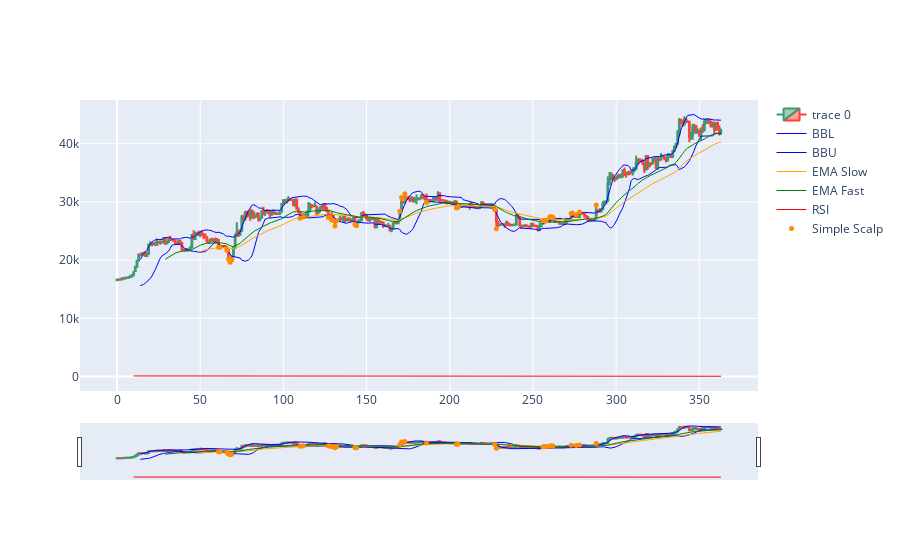

Notebook source saved alongside this figure:
### Markdown cell above
### Plot the Graph

### Code cell
partition = df

fig = go.Figure(data=[go.Candlestick(x=partition.index,
                open=partition[columns_open],
                high=partition[columns_high],
                low=partition[columns_low],
                close=partition[columns_close]),
                
                go.Scatter(x=partition.index, y=partition['BBL_15_1.5'], 
                           line=dict(color='blue', width=1), 
                           name='BBL'),

                go.Scatter(x=partition.index, y=partition['BBU_15_1.5'],
                            line=dict(color='blue', width=1),
                            name='BBU'),

                go.Scatter(x=partition.index, y=partition[columns_ema_slow],
                            line=dict(color='orange', width=1),
                            name='EMA Slow'),

                go.Scatter(x=partition.index, y=partition[columns_ema_fast],
                            line=dict(color='green', width=1),
                            name='EMA Fast'),

                go.Scatter(x=partition.index, y=partition[columns_rsi],
                            line=dict(color='red', width=1),
                            name='RSI'),
                ])

fig.add_trace(go.Scatter(x=partition.index, y=partition['ss_point'],
                            mode='markers', marker=dict(color='darkorange', size=5),
                            name=columns_simple_scalp))

### Figure 1 — Plotly figure (JSON) as saved in the notebook; plotly's stock layout.template omitted (floating-point values rounded to 4 significant figures; data arrays with more than 128 entries replaced by an {"elided": "..."} marker saying what was removed)
{"data": [{"close": {"elided": "364 float values"}, "high": {"elided": "364 float values"}, "low": {"elided": "364 float values"}, "open": {"elided": "364 float values"}, "type": "candlestick", "x": {"elided": "364 int values"}}, {"line": {"color": "blue", "width": 1}, "name": "BBL", "type": "scatter", "x": {"elided": "364 int values"}, "y": {"elided": "364 float values"}}, {"line": {"color": "blue", "width": 1}, "name": "BBU", "type": "scatter", "x": {"elided": "364 int values"}, "y": {"elided": "364 float values"}}, {"line": {"color": "orange", "width": 1}, "name": "EMA Slow", "type": "scatter", "x": {"elided": "364 int values"}, "y": {"elided": "364 float values"}}, {"line": {"color": "green", "width": 1}, "name": "EMA Fast", "type": "scatter", "x": {"elided": "364 int values"}, "y": {"elided": "364 float values"}}, {"line": {"color": "red", "width": 1}, "name": "RSI", "type": "scatter", "x": {"elided": "364 int values"}, "y": {"elided": "364 float values"}}, {"marker": {"color": "darkorange", "size": 5}, "mode": "markers", "name": "Simple Scalp", "type": "scatter", "x": {"elided": "364 int values"}, "y": {"elided": "364 float values"}}], "layout": {}}
